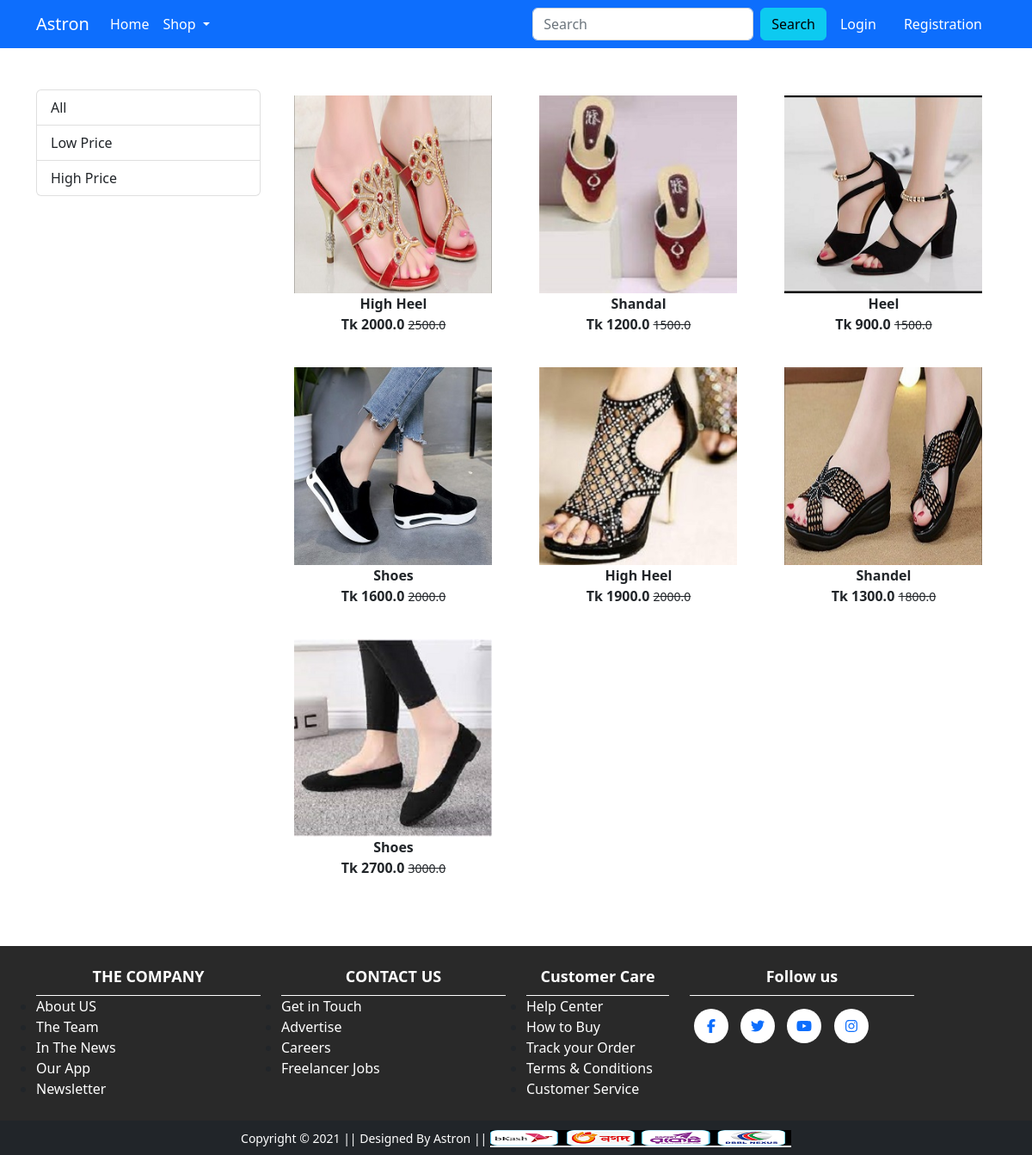
/shoes/, run on the app's committed database.
### shop/models.py (models this page shows, shortened)
class Product(models.Model):
    title = models.CharField(max_length=100)
    selling_price = models.FloatField()
    discounted_price = models.FloatField()
    description = models.TextField()
    brand = models.CharField(max_length=100)
    category = models.CharField(choices=CATEGORY_CHOICES, max_length=2)
    product_image = models.ImageField(upload_to='productimg')

### shop/views.py (the view)
# urls.py: path('shoes/', views.shoes, name='shoes'),
def shoes(request, data=None):
    if data is None:
        shoes = Product.objects.filter(category='S')
    elif data == 'low':
        shoes = Product.objects.filter(category='S').filter(discounted_price__lte=1500)
    elif data == 'high':
        shoes = Product.objects.filter(category='S').filter(discounted_price__gt=1500)
    return render(request, 'shop/shoes.html', {'shoes': shoes})

### shop/templates/shop/shoes.html (shortened to what this page needs)
{% extends 'shop/base.html' %}
{% load static %}
{% block main-content %}
<div class="container my-5">
 <div class="row">
  <div class="col-sm-3">
   <div class="list-group">
    <a href="{% url 'shoes' %}" class="list-group-item list-group-item-action  " aria-current="true">All</a>
    <a href="{% url 'shoesdata' 'low' %}" class="list-group-item list-group-item-action " aria-current="true">Low Price</a>
    <a href="{% url 'shoesdata' 'high' %}" class="list-group-item list-group-item-action" aria-current="true">High Price</a>
   </div>
  </div>
  <div class="col-sm-8 col-md-9 offset-sm-0">
   <div class="row">
    {% for mb in shoes %}
       <div class="col-lg-4 col-md-4 col-sm-6 text-center mb-4 mr-0">
       <a href="{% url 'product-detail' mb.id %}" class="btn">
        <div class="item product_area">
          <img src="{{ mb.product_image.url }}" alt="img" class="img">
          <div class="fw-bold">{{mb.title}}</div>
          <div class="fw-bold">Tk {{mb.discounted_price}}
           <small class="fw-light text-decoration-line-through">{{mb.selling_price}}</small></div>
        </div>
       </a>
      </div>
     {% endfor %}
   </div>
  </div>
 </div>
</div>
{% endblock main-content %}

### shop/static/app/css/responsive.css (style rules this page uses)
@media only screen and (max-width: 1200px) { .product_area .img { max-height:230px; max-width:230px; } }

### data on the page
Product: product_image (placeholder picture), title "High Heel", discounted_price "2000.0", selling_price "2500.0"
Product: product_image (picture), title "Shandal", discounted_price "1200.0", selling_price "1500.0"
Product: product_image (picture), title "Heel", discounted_price "900.0", selling_price "1500.0"
Product: product_image (picture), title "Shoes", discounted_price "1600.0", selling_price "2000.0"
Product: product_image (picture), title "High Heel", discounted_price "1900.0", selling_price "2000.0"
Product: product_image (placeholder picture), title "Shandel", discounted_price "1300.0", selling_price "1800.0"
Product: product_image (picture), title "Shoes", discounted_price "2700.0", selling_price "3000.0"
